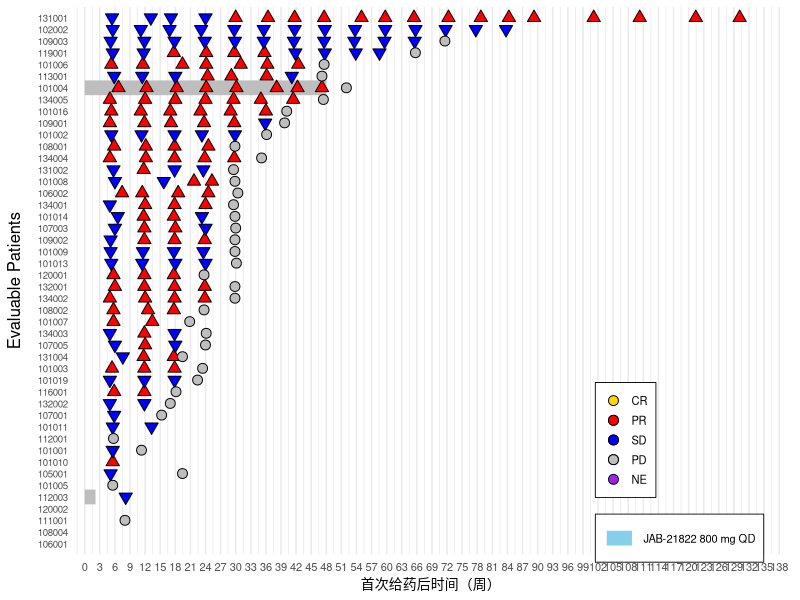
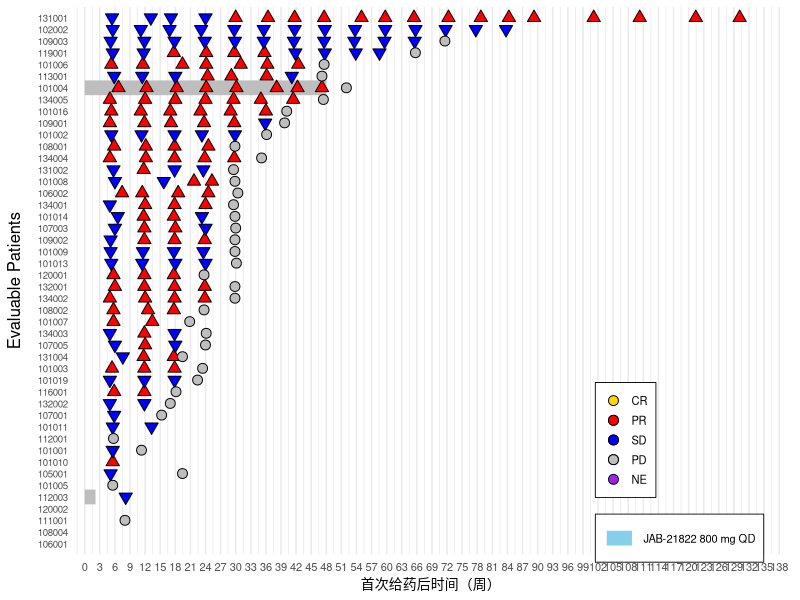

Reproduce these figures in R, in order.
## ---- chunk 1
# ========================================================================
# 游泳图 (Swimmer Plot) - 完全复现 SAS 版本（修正版）
# ========================================================================

library(ggplot2)
library(tidyverse)

# ------------------------------ 1. 读取数据 ---------------------------------

adsl <- read.csv("./data/ADSL.csv", 
                 stringsAsFactors = FALSE, 
                 na.strings = c("", "NA"))
adrs <- read.csv("./data/ADRS.csv", 
                 stringsAsFactors = FALSE, 
                 na.strings = c("", "NA"))

cutdt <- as.Date("2025-08-01")

# ------------------------------ 2. 日期转换 ---------------------------------
convert_date_silent <- function(x) {
  if (is.character(x)) {
    x <- trimws(x)
    x[x == ""] <- NA
  }
  d <- tryCatch(as.Date(x, format = "%d%b%Y"), warning = function(w) NA)
  if (all(is.na(d)) && any(!is.na(x))) {
    d <- suppressWarnings(dmy(x))
  }
  return(d)
}

date_cols_adsl <- c("RFSTDTC", "RFENDTC", "RFXSTDTC", "RFXENDTC", "RFICDTC", "RFPENDTC",
                    "DTHDTC", "TRTSDT", "TRTEDT", "EOTDT", "EOTDT1", "FCRPRDT", 
                    "FSTPDDT", "SACTDT", "LSTALVDT")

for (col in date_cols_adsl) {
  if (col %in% names(adsl)) {
    adsl[[col]] <- convert_date_silent(adsl[[col]])
  }
}
adrs$ADT <- convert_date_silent(adrs$ADT)

# ------------------------------ 3. 筛选人群 ---------------------------------
adsl_fas <- adsl %>%
  filter(FASFL == "Y" & grepl("CRC", COHORT, ignore.case = TRUE))

# ------------------------------ 4. 计算治疗分段变量 -------------------------
adsl_fas <- adsl_fas %>%
  mutate(
    trtedt = case_when(
      !is.na(EOTDT) & !is.na(EOTDT1) ~ pmax(EOTDT, EOTDT1, na.rm = TRUE),
      !is.na(EOTDT) & is.na(EOTDT1) ~ EOTDT,
      is.na(EOTDT) & !is.na(EOTDT1) ~ EOTDT1,
      TRUE ~ cutdt
    ),
    miss_dctreas = is.na(DCTREAS),
    miss_dctreas1 = is.na(DCTREAS1)
  )

for (i in 1:nrow(adsl_fas)) {
  row <- adsl_fas[i, ]
  trt02 <- NA_character_
  adt_esc <- as.Date(NA)
  
  if ( (row$miss_dctreas + row$miss_dctreas1) == 1 && !is.na(row$EOTDT1) && is.na(row$EOTDT) ) {
    trt02 <- "JAB-21822 800 mg QD"
    adt_esc <- row$EOTDT1
  } else if ( (row$miss_dctreas + row$miss_dctreas1) == 1 && !is.na(row$EOTDT) && is.na(row$EOTDT1) ) {
    trt02 <- "Cetuximab"
    adt_esc <- row$EOTDT
  } else if ( (row$miss_dctreas + row$miss_dctreas1) == 0 && !is.na(row$EOTDT1) && !is.na(row$EOTDT) && row$EOTDT1 > row$EOTDT ) {
    trt02 <- "Cetuximab"
    adt_esc <- row$EOTDT
  } else if ( (row$miss_dctreas + row$miss_dctreas1) == 0 && !is.na(row$EOTDT1) && !is.na(row$EOTDT) && row$EOTDT > row$EOTDT1 ) {
    trt02 <- "JAB-21822 800 mg QD"
    adt_esc <- row$EOTDT1
  }
  
  adsl_fas$trt02[i] <- trt02
  adsl_fas$adt_esc[i] <- adt_esc
}

adsl_fas <- adsl_fas %>%
  mutate(trtdy = as.numeric(difftime(trtedt, TRTSDT, units = "days")) + 1)

# ------------------------------ 5. 排序和编号 ---------------------------------
adsl_fas <- adsl_fas %>%
  arrange(TRT01PN, desc(trtdy), SUBJID) %>%
  mutate(subjn = row_number())

# ------------------------------ 6. 生成治疗分段数据 -------------------------
segments <- adsl_fas %>%
  rowwise() %>%
  mutate(
    low1 = 0,
    high1 = ifelse(!is.na(adt_esc), 
                   as.numeric(difftime(adt_esc - 1, TRTSDT, units = "days")) / 7,
                   as.numeric(difftime(trtedt, TRTSDT, units = "days")) / 7),
    group1 = TRT01P,
    low2 = ifelse(!is.na(adt_esc), 
                  as.numeric(difftime(adt_esc, TRTSDT, units = "days")) / 7, 
                  NA_real_),
    high2 = ifelse(!is.na(adt_esc), 
                   as.numeric(difftime(trtedt, TRTSDT, units = "days")) / 7, 
                   NA_real_),
    group2 = ifelse(!is.na(adt_esc), trt02, NA_character_)
  ) %>%
  ungroup()

segments_long <- segments %>%
  select(subjn, low1, high1, group1, low2, high2, group2) %>%
  pivot_longer(
    cols = c(low1, high1, low2, high2, group1, group2),
    names_to = c(".value", "segment"),
    names_pattern = "(low|high|group)(\\d)"
  ) %>%
  filter(!is.na(low) & !is.na(high) & !is.na(group)) %>%
  mutate(
    segment = as.numeric(segment),
    low = pmin(low, high),
    high = pmax(low, high)
  )

if (nrow(segments_long) == 0) {
  stop("没有有效的治疗分段数据，请检查数据筛选条件。")
}

# ------------------------------ 7. 疗效评估数据（过滤首次PD后评估）---------
# 获取每个受试者首次PD的周数
first_pd <- adrs %>%
  filter(PARAMCD == "OVRSP" & ANL02FL == "Y" & AVALC == "PD") %>%
  group_by(USUBJID) %>%
  slice_min(ADT, n = 1) %>%
  ungroup() %>%
  select(USUBJID, first_pd_weeks = ADT) %>%
  mutate(first_pd_weeks = as.numeric(difftime(first_pd_weeks, 
                                              adsl_fas$TRTSDT[match(USUBJID, adsl_fas$USUBJID)], 
                                              units = "days")) / 7)

# 合并首次PD周数到adrs_ovrsp（仅保留首次PD之前的评估）
adrs_ovrsp <- adrs %>%
  filter(PARAMCD == "OVRSP" & ANL02FL == "Y" & !is.na(AVALC)) %>%
  select(USUBJID, ADT, AVALC, ADY) %>%
  left_join(adsl_fas %>% select(USUBJID, TRTSDT, subjn), by = "USUBJID") %>%
  mutate(
    weeks = as.numeric(difftime(ADT, TRTSDT, units = "days")) / 7,
    AVALC = factor(AVALC, levels = c("CR", "PR", "SD", "PD", "NE"))
  ) %>%
  left_join(first_pd, by = "USUBJID") %>%
  # 过滤：只保留首次PD之前的评估（或没有PD的受试者保留所有评估）
  filter(is.na(first_pd_weeks) | weeks <= first_pd_weeks) %>%
  filter(!is.na(weeks))

# ------------------------------ 8. 死亡数据 ---------------------------------
death_data <- adsl_fas %>%
  filter(DTHFL == "Y" & !is.na(DTHDTC)) %>%
  mutate(
    death_weeks = as.numeric(difftime(DTHDTC, TRTSDT, units = "days")) / 7
  ) %>%
  select(subjn, death_weeks)

# ------------------------------ 9. 治疗进行中箭头 ----------------------------
ongoing_data <- adsl_fas %>%
  filter(is.na(DCTREAS) & is.na(DCTREAS1)) %>%
  mutate(
    high_weeks = as.numeric(difftime(trtedt, TRTSDT, units = "days")) / 7,
    arrow_pos = high_weeks + 2.5
  ) %>%
  select(subjn, arrow_pos)

# ------------------------------ 10. 绘图参数 -------------------------------
xmax <- ceiling(max(segments_long$high, na.rm = TRUE) + 5)
if (!is.finite(xmax)) xmax <- 140  # 扩展到140周

# 颜色定义（与SAS完全一致）
group_colors <- c("JAB-21822 800 mg QD+Cetuximab" = "#4A90E2",  # cornflowerblue
                  "JAB-21822 800 mg QD" = "#87CEEB",          # lightskyblue
                  "Cetuximab" = "#4A90E2")

response_colors <- c("CR" = "gold", "PR" = "red", "SD" = "blue", "PD" = "gray", "NE" = "purple")

# 纵轴标签
subj_labels <- adsl_fas %>%
  arrange(subjn) %>%
  pull(SUBJID)

# ------------------------------ 11. 绘图（匹配目标图） -----------------------
p <- ggplot() +
  # 治疗条（不透明，与SAS一致）
  geom_segment(
    data = segments_long,
    aes(x = low, xend = high, y = subjn, yend = subjn, color = group),
    size = 5, alpha = 1  # 改为不透明
  ) +
  # 疗效评估点（PR用三角形，SD用三角形，PD用圆形）
  # 使用shape=24（上三角）和shape=21（圆形）
  geom_point(
    data = adrs_ovrsp %>% filter(AVALC %in% c("PR", "CR")),
    aes(x = weeks, y = subjn, fill = AVALC),
    shape = 24, size = 3, color = "black"
  ) +
  geom_point(
    data = adrs_ovrsp %>% filter(AVALC == "SD"),
    aes(x = weeks, y = subjn, fill = AVALC),
    shape = 25, size = 3, color = "black"
  ) +
  geom_point(
    data = adrs_ovrsp %>% filter(AVALC == "PD"),
    aes(x = weeks, y = subjn, fill = AVALC),
    shape = 21, size = 3, color = "black"
  ) +
  geom_point(
    data = adrs_ovrsp %>% filter(AVALC == "NE"),
    aes(x = weeks, y = subjn, fill = AVALC),
    shape = 23, size = 3, color = "black"
  ) +
  # 死亡标记（X）
  geom_point(
    data = death_data,
    aes(x = death_weeks, y = subjn),
    shape = 4, size = 4, color = "black"
  ) +
  # 治疗进行中箭头（→）
  geom_text(
    data = ongoing_data,
    aes(x = arrow_pos, y = subjn),
    label = "\u2192", size = 8, color = "darkgreen", fontface = "bold"
  ) +
  # 颜色映射
  scale_color_manual(
    name = "",
    values = group_colors,
    na.value = "grey"
  ) +
  scale_fill_manual(
    name = "",
    values = response_colors,
    na.value = "grey50",
    drop = FALSE
  ) +
  # 坐标轴
  scale_x_continuous(
    name = "首次给药后时间（周）",
    breaks = seq(0, xmax, by = 3),
    limits = c(-0.5, xmax),
    expand = c(0.01, 0)
  ) +
  scale_y_continuous(
    name = "Evaluable Patients",
    breaks = adsl_fas$subjn,
    labels = subj_labels,
    expand = c(0.02, 0.02),
    trans = "reverse"
  ) +
  theme_minimal(base_size = 12) +
  theme(
    axis.text.y = element_text(size = 7, hjust = 1),
    axis.title.y = element_text(margin = margin(r = 10)),
    axis.text.x = element_text(size = 8),
    axis.title.x = element_text(size = 10),
    legend.position = c(0.85, 0.15),
    legend.background = element_rect(fill = "white", color = "black", size = 0.3),
    legend.key.size = unit(0.5, "cm"),
    legend.text = element_text(size = 8),
    legend.title = element_blank(),  # 去掉图例标题
    panel.grid.major.y = element_blank(),
    panel.grid.minor.y = element_blank(),
    plot.margin = margin(5, 10, 5, 5)
  ) +
  # 合并图例（覆盖默认，手动合并）
  guides(
    color = guide_legend(override.aes = list(size = 3), title = NULL),
    fill = guide_legend(override.aes = list(shape = 21, size = 3), title = NULL)
  )

# 保存图片
ggsave("Swimmer_Plot.png", plot = p, width = 12, height = 8, dpi = 300)
# 直接输出图形（不需要 ggsave）
p
